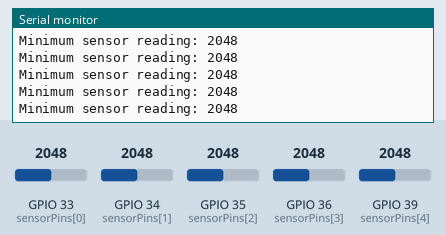
Simulated run of this sketch. Board: ESP32. Parts: the last lines printed to the serial monitor. Inputs (shaded band) come from the test bench; at power-on: GPIO 33 (sensorPins[0]) = 2048, GPIO 34 (sensorPins[1]) = 2048, GPIO 35 (sensorPins[2]) = 2048, GPIO 36 (sensorPins[3]) = 2048, GPIO 39 (sensorPins[4]) = 2048. WiFi joins after 1.5 s; servers stay silent unless stated; not simulated (calls return 0 or success): secrets.h.

Above: at 3.7 s.
3.8 s: GPIO 33 (sensorPins[0]) set to 1560
At 4.7 s:
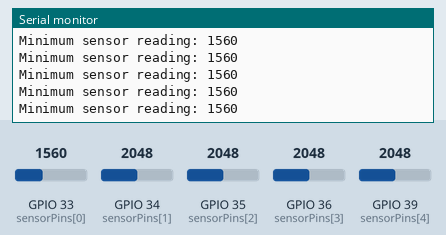
5.3 s: GPIO 34 (sensorPins[1]) set to 1228
At 5.9 s:
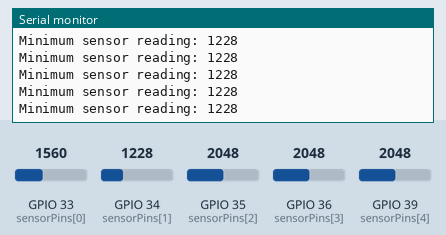
6.8 s: GPIO 35 (sensorPins[2]) set to 122
At 7.5 s:
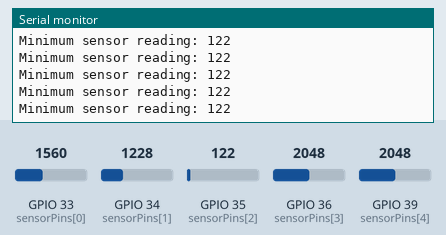
Timing chart, 0 to 9.8 s (numbered marks = the images above; inputs shaded):
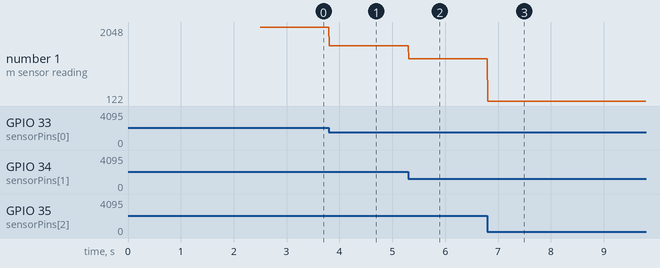

Measured:
- after the input at 3.8 s, the serial monitor: prints a new line at once (image 1)
- after the input at 5.3 s, the serial monitor: prints a new line at once (image 2)
- after the input at 6.8 s, the serial monitor: prints a new line at once (image 3)
- plotted number 1: 2048 → 1560 after the input at 3.8 s, 1560 → 1228 after the input at 5.3 s, 1228 → 122 after the input at 6.8 s

The sketch:

SoilMoistureCapSensorServerESP32.ino
```cpp
#include <WiFi.h>
#include <WebServer.h>
#include <ArduinoJson.h>
#include "secrets.h"  // WiFi credentials

const int warningLEDThreshold = 1600;
const int warningLEDPin = 5;

// Designed for the ESP32-Wroom-32 development board
// Create a web server on port 80
WebServer server(80);

// Define which pins are valid analog inputs for your sensors
// Since we're using Wi-Fi, we should limit ourselves to the 6
// available GPIO pins on ADC1
// (Example: GPIO: 32, 33, 34, 35, 36, 39 on ADC1)
/*
We use the GPIO # to address the pin in code
| Pin silkcsreen label| ADC1 #|GPIO # |
|---------------------|-------|-------|
| VP                  | 0     | 36    |
| VN                  | 3     | 39    |
| D34                 | 6     | 34    |
| D35                 | 7     | 35    |
| D32                 | 4     | 32    |
| D33                 | 5     | 33    |
*/
int sensorPins[] = {33, 34, 35, 36, 39};
const int numSensorPins = sizeof(sensorPins) / sizeof(sensorPins[0]);
int sensorValues[numSensorPins];


// ---------------------------------------------------------------------
// 1) Setup: Connect to Wi-Fi, start the server, define request handler
// ---------------------------------------------------------------------
void setup() {
  for( int i = 0; i < numSensorPins; i++) {
    sensorValues[i] = 0;
  }
  Serial.begin(115200);
  delay(1000);

  // Connect to your Wi-Fi network
  Serial.print("Connecting to ");
  // Credentials are defined in secrets.h
  Serial.println(WIFI_SSID);
  WiFi.mode(WIFI_MODE_STA);
  WiFi.setTxPower(WIFI_POWER_MINUS_1dBm);
  Serial.println("set power to WIFI_POWER_MINUS_1dBm: " + String(WIFI_POWER_MINUS_1dBm));
  WiFi.begin(WIFI_SSID, WIFI_PWD);

  // Wait for connection
  while (WiFi.status() != WL_CONNECTED) {
    delay(500);
    yield();
    Serial.print(".");
  }
  Serial.println("");
  Serial.println("WiFi connected.");
  Serial.print("IP address: ");
  Serial.println(WiFi.localIP());

  // Define a default handler for all GET requests
  // This will catch paths like /32, /33, etc.
  server.onNotFound(handleRequest);

  // Start the web server
  server.begin();
  Serial.println("HTTP server started.");
}

void loop() {

  for( int i = 0; i < numSensorPins; i++)
  {
    sensorValues[i] = analogRead(sensorPins[i]);
  }

  int minReading = 4095;  // Max possible ADC 12 bit value
  for( int i = 0; i < numSensorPins; i++)
  {
    int reading = sensorValues[i];
    if( reading < minReading )
    {
      minReading = reading;
    }
  }

  Serial.print("Minimum sensor reading: ");
  Serial.println(minReading);

  // Turn on the red warning LED when we cross a moisture treshold,
  // indicating that it is time to water one or more plants.
  if( minReading < warningLEDThreshold )
  {
    digitalWrite(warningLEDPin, HIGH);
  } else {
    digitalWrite(warningLEDPin, LOW);
  }

  // Let the server process any incoming requests
  server.handleClient();
  delay(10);
}

// ---------------------------------------------------------------------
// 3) Handler: Parse the requested pin from the URL, read ADC, respond
// ---------------------------------------------------------------------
void handleRequest() {
  String path = server.uri();  // e.g. "/32"
  Serial.print("Client requested: ");
  Serial.println(path);

  // Expect the path to be "/<pinNumber>"
  // Remove the leading '/'
  if (path.startsWith("/")) {
    path.remove(0, 1);  // e.g. "32"
  }

  // Return all pins/values if no pin is specified
  if( path.length() == 0)
  {
    JsonDocument doc;
    for( int i = 0; i < numSensorPins; i++)
    {
      doc["pin" + String(sensorPins[i])] = sensorValues[i];
    }

    String jsonResponse;
    serializeJson(doc, jsonResponse);

    server.send(200, "application/json", jsonResponse);
  }

  // Convert to integer
  int requestedPin = path.toInt();
  if (requestedPin == 0 && path != "0") {
    // If toInt() returns 0 but the path wasn't "0", it probably wasn't numeric
    server.send(400, "text/plain", "Invalid request: not a valid pin number.");
    return;
  }

  // Check if the requested pin is in our sensorPins list
  bool isValid = false;
  for (int i = 0; i < numSensorPins; i++) {
    if (sensorPins[i] == requestedPin) {
      isValid = true;
      break;
    }
  }

  if (!isValid) {
    // Pin not in our valid list
    server.send(404, "text/plain", "Error: pin not available or not ADC capable.");
    return;
  }

  // Read from the requested pin
  int reading = analogRead(requestedPin);

  // Build a JSON (or plain text) response
  // Example JSON: {"pin":32,"reading":1234}
  String jsonResponse = "{\"pin\":" + String(requestedPin) + ",\"reading\":" + String(reading) + "}";

  // Send the response
  server.send(200, "application/json", jsonResponse);
}
```
